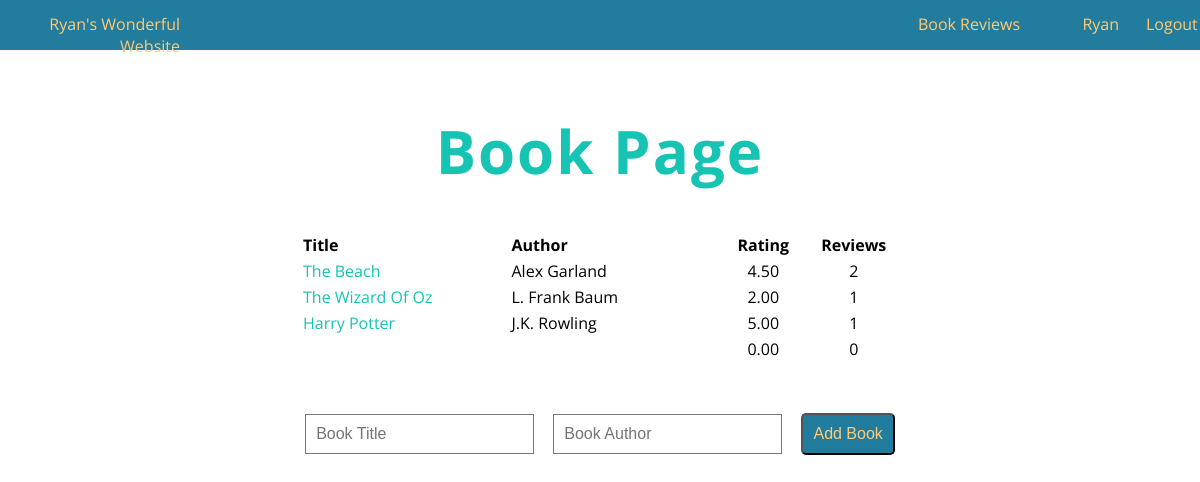
/book_reviews (signed in), run on the app's committed database.
### project1/models.py (models this page shows, shortened)
class User(db.Model, UserMixin):
    id = db.Column(db.Integer, primary_key=True) # primary keys are required by SQLAlchemy
    password = db.Column(db.String(100))
    username = db.Column(db.String(1000), unique=True)
    ratings = db.relationship('BookRating', backref='user', lazy=True)

class Book(db.Model):
    id = db.Column(db.Integer, primary_key=True) # primary keys are required by SQLAlchemy
    title = db.Column(db.String(100))
    author = db.Column(db.String(1000))
    ratings = db.relationship('BookRating', backref='book', lazy=True)

### project1/routes.py (the view)
@app.route("/book_reviews")
def mainBookPage():
    books = Book.query.all()
    return render_template("book_main.html", books=books, bookRatingsAverage=bookRatingsAverage, bookRatingsTotal=bookRatingsTotal)

### project1/models.py (called while the page is built)
@login_manager.user_loader
def load_user(user_id):
    return User.query.get(int(user_id))

### project1/routes.py (called while the page is built)
def bookRatingsAverage(book):
    return db.session.query(func.avg(BookRating.rating).label('average')).filter(BookRating.book_id == book.id)[0][0]

def bookRatingsTotal(book):
    return BookRating.query.filter(BookRating.book_id == book.id).count()

### project1/templates/book_main.html (shortened to what this page needs)
{% extends "base.html" %}
{% block body_class %}book-home{% endblock %}
{% block heading %}
    Book Page
{% endblock %}
{% block body %}
    <table class="Books">
        <tr>
            <th>Title</th>
            <th>Author</th>
            <th class="rating">Rating</th>
            <th class="reviews">Reviews</th>
        </tr>
    {% for book in books %}
        <tr>
            <td class="title"> <a href="/book_reviews/{{book.id}}" class="light-blue-text">{{ book.title }}</a> </td>
            <td class="author"> {{ book.author }} </td>
            <td class="rating"> {{ '%0.2f' % bookRatingsAverage(book) |float  }} </td>
            <td class="reviews"> {{ bookRatingsTotal(book) }} </td>
        </tr>
    {% endfor %}
    </table>
    {% if current_user.is_authenticated %}
    <form action="{{ url_for('addBook') }}" method="post">
        <input type="text" name="title" placeholder="Book Title">
        <input type="text" name="author" placeholder="Book Author">
        <button class="dark-blue orange-text">Add Book</button>
    </form>
    {% else %}
    <p class="log-in-notice"> Log in to add a book </p>
    {% endif %}
{% endblock %}

### project1/templates/header.html
<div class="site-name">
    <a class="home" href="/home"> Ryan's Wonderful Website </a>
</div>
<div class="site-items">
    <a class="books" href="/book_reviews"> Book Reviews </a>
</div>
<div class="user-info">
    {% if current_user.is_authenticated %}
        <p class="username"> {{ current_user.username }} </p>
        <a class="logout"href="{{ url_for('logout') }}"> Logout </a>
    {% else %}
        <a class="login" href="/"> Login </a>
    {% endif %}
</div>

### project1/static/css/base.css (style rules this page uses)
.site-body { margin: 0; background-color: white; }
.site-body p, .site-body h1, .site-body h2, .site-body h3, .site-body h4, .site-body h5, .site-body div, .site-body a { font-family: 'Open Sans', sans-serif; }
.site-body a { text-decoration: none; }
.site-body .light-blue-text { color: #17C3B2; }
.site-body .orange-text { color: #FFCB77; }
.site-body .dark-blue { background-color: #227C9D; }

### project1/static/css/book_home.css (style rules this page uses)
.book-home table { margin: 0 auto; width: 50%; }
.book-home table tr th { text-align: left; }
.book-home table tr th.rating, .book-home table tr th.reviews { text-align: center; }
.book-home table tr td.title, .book-home table tr td.author { width: 35%; }
.book-home table tr td.rating, .book-home table tr td.reviews { text-align: center; width: 15%; }
.book-home form { margin: 50px auto 0; text-align: center; }
.book-home form input { margin-right: 15px; padding: 10px; font-size: 16px; border-width: 1px; border-style: solid; }
.book-home form button { padding: 10px; border-radius: 5px; font-size: 16px; }

### project1/static/css/header.css (style rules this page uses)
.site-header a { display: block; margin-block-start: 0.8em; margin-block-end: 1em; margin-inline-start: 0px; margin-inline-end: 0px; color: #FFCB77; text-decoration: none; }
.site-header .site-name { width: 15%; text-align: right; }
.site-header .site-name .home { text-decoration: none; }
.site-header .site-items { width: 70%; text-align: right; }
.site-header .user-info { width: 15%; }
.site-header .user-info .username { width: 55%; float: left; text-align: right; margin-block-start: 0.8em; }
.site-header .user-info .logout { width: 30%; float: right; }

### data on the page
User: username "Ryan"
Book: title "The Beach", author "Alex Garland", value "4.50", bookRatingsTotal "2"
Book: title "The Wizard Of Oz", author "L. Frank Baum", id "2.00", bookRatingsTotal "1"
Book: title "Harry Potter", author "J.K. Rowling", value "5.00", bookRatingsTotal "1"
Book: value "0.00", bookRatingsTotal "0"
